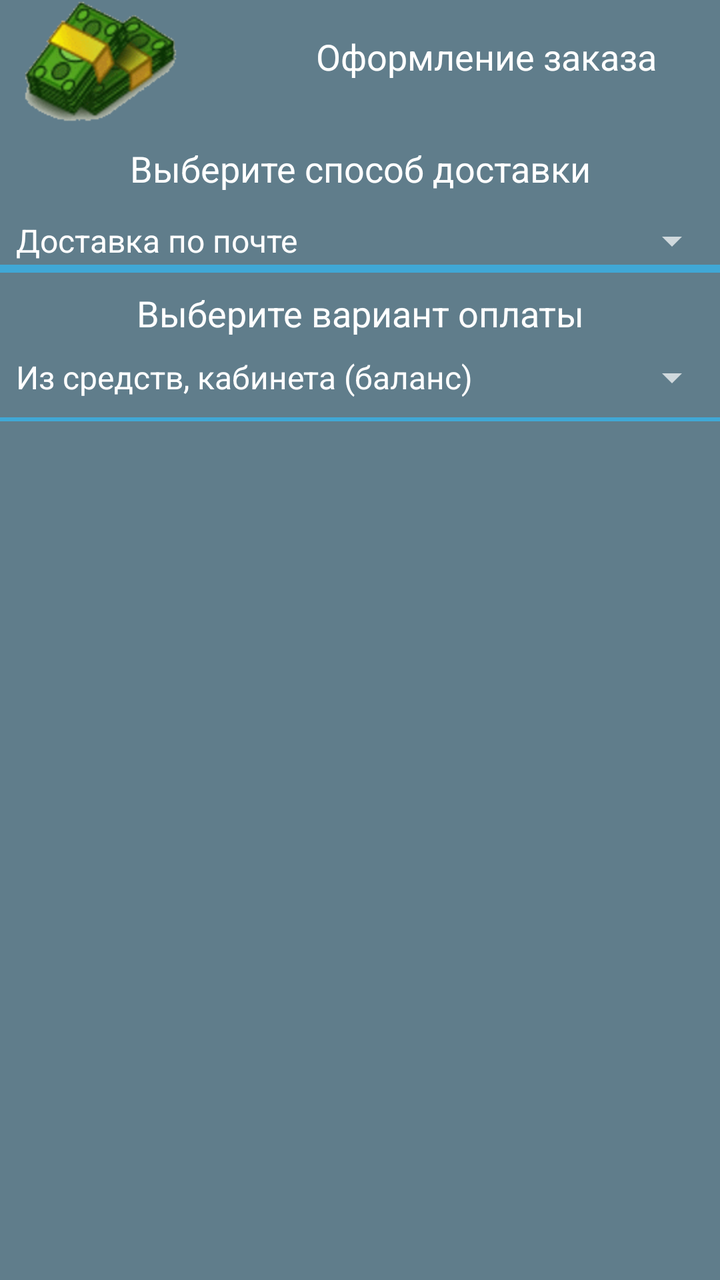
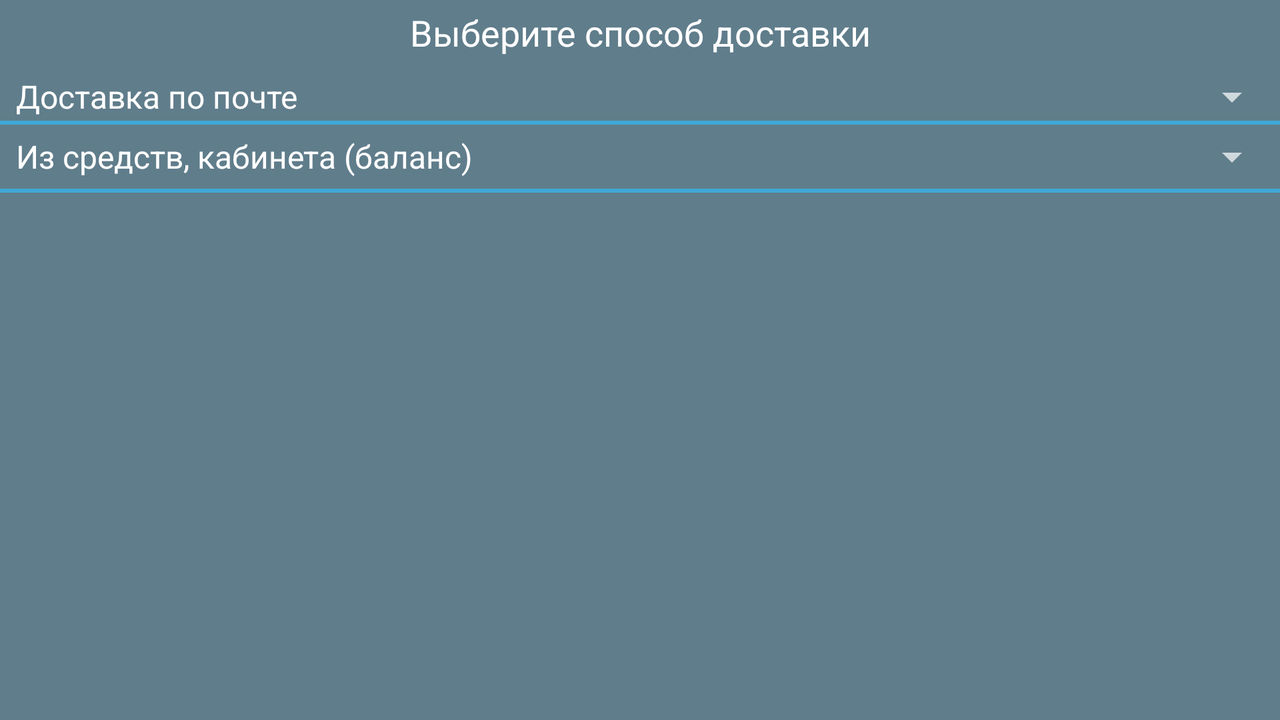

Compare how this app lays out the same screen by default and in its alternative resource folder. The renders come first, then the two layout files and the values they reference.
<!-- AndroidManifest.xml: application theme AppTheme -->
<!-- res/layout/dialog_fragment_cart_processing.xml -->
<?xml version="1.0" encoding="utf-8"?>
<LinearLayout xmlns:android="http://schemas.android.com/apk/res/android"
              android:layout_width="match_parent"
              android:layout_height="match_parent"
              android:background="@color/primary_color"
              android:orientation="vertical">

    <LinearLayout
        android:orientation="horizontal"
        android:layout_width="match_parent"
        android:layout_height="wrap_content">

        <ImageView
            android:id="@+id/dialog_fragment_cart_processing__image"
            android:layout_width="wrap_content"
            android:layout_height="64dp"
            android:contentDescription="@string/app_name"
            android:scaleType="center"
            android:src="@drawable/money_cart"/>

        <TextView
            android:id="@+id/dialog_fragment_cart_processing_txtview_title"
            style="@android:style/TextAppearance.Medium"
            android:text="@string/cart_processing_title"
            android:layout_width="match_parent"
            android:layout_height="wrap_content"
            android:layout_marginBottom="@dimen/padding_small"
            android:layout_marginTop="@dimen/padding_large"
            android:gravity="center"
            />

    </LinearLayout>


    <TextView
        android:id="@+id/dialog_fragment_cart_processing_type_moved_title"
        style="@android:style/TextAppearance.Medium"
        android:text="@string/cart_processing_moved_title"
        android:layout_width="match_parent"
        android:layout_height="wrap_content"
        android:layout_marginBottom="@dimen/padding_small"
        android:layout_marginTop="@dimen/padding_medium"
        android:gravity="center"
        />

    <Spinner
        android:id="@+id/dialog_fragment_cart_processing_dostavka"
        android:layout_width="match_parent"
        android:layout_height="wrap_content"
        android:layout_marginTop="@dimen/padding_medium"
        android:entries="@array/cart_type_moved">
    </Spinner>

    <TextView
        android:layout_width="match_parent"
        android:layout_height="2dp"
        android:background="@color/form_border"/>


    <TextView
        android:id="@+id/dialog_fragment_cart_processing_address"
        style="@android:style/TextAppearance.Medium"
        android:layout_width="match_parent"
        android:layout_height="wrap_content"
        android:visibility="gone"
        android:layout_marginBottom="@dimen/padding_small"
        android:layout_marginTop="@dimen/padding_large"
        android:gravity="center"
        />

    <RadioGroup
        android:id="@+id/dialog_fragment_cart_processing_radiogruop"
        android:layout_width="match_parent"
        android:layout_height="wrap_content"
        android:background="@color/gradient_start"
        android:visibility="gone">

        <RadioButton
            android:id="@+id/dialog_fragment_cart_processing_address1"
            android:layout_marginTop="@dimen/padding_small"
            android:text="@string/point_dostavka_addr1"
            android:drawableRight="@drawable/moscow"
            android:layout_width="match_parent"
            android:layout_height="wrap_content"/>

        <TextView
            android:layout_width="match_parent"
            android:layout_height="2dp"
            android:background="@color/form_border"/>

        <RadioButton
            android:id="@+id/dialog_fragment_cart_processing_address2"
            android:layout_marginTop="@dimen/padding_medium"
            android:text="@string/point_dosavka_addr2"
            android:drawableRight="@drawable/saintpetersburg"
            android:layout_width="match_parent"
            android:layout_height="wrap_content"/>

    </RadioGroup>

    <EditText
        android:id="@+id/dialog_fragment_cart_processing_editTextMulti"
        android:layout_width="match_parent"
        android:layout_height="wrap_content"
        android:inputType="textMultiLine"
        android:background="@color/gradient_start"
        android:hint="@string/cart_processing_hint_adres"
        android:visibility="gone"
        android:lines="2"/>

    <TextView
        android:layout_width="match_parent"
        android:layout_height="2dp"
        android:background="@color/form_border"/>


    <TextView
        android:id="@+id/dialog_fragment_cart_processing_type_paying"
        style="@android:style/TextAppearance.Medium"
        android:text="@string/cart_type_paying_title"
        android:layout_width="match_parent"
        android:layout_height="wrap_content"
        android:layout_marginBottom="@dimen/padding_small"
        android:layout_marginTop="@dimen/padding_medium"
        android:gravity="center"
        />

    <Spinner
        android:id="@+id/dialog_fragment_cart_processing_paying"
        android:layout_marginTop="@dimen/padding_small"
        android:layout_marginBottom="@dimen/padding_medium"
        android:entries="@array/cart_type_paying"
        android:layout_width="match_parent"
        android:layout_height="wrap_content">

    </Spinner>

    <TextView
        android:layout_width="match_parent"
        android:layout_height="2dp"
        android:background="@color/form_border"/>


</LinearLayout>
<!-- resources referenced by this layout -->
<resources>
  <string-array name="cart_type_moved">
          <item>Доставка по почте</item>
          <item>Самовывоз</item>
      </string-array>
  <string-array name="cart_type_paying">
          <item>Из средств, кабинета (баланс)</item>
          <item>Наличными курьеру, при получении</item>
      </string-array>
  <color name="form_border">#40A8D6</color>
  <color name="gradient_start">#50000000</color>
  <color name="primary_color">#607D8B</color>
  <dimen name="padding_large">16dp</dimen>
  <dimen name="padding_medium">8dp</dimen>
  <dimen name="padding_small">4dp</dimen>
  <!-- drawable money_cart: png bitmap (drawable-hdpi, 6541 bytes) -->
  <!-- drawable moscow: png bitmap (drawable-hdpi, 2175 bytes) -->
  <!-- drawable saintpetersburg: png bitmap (drawable-hdpi, 2645 bytes) -->
  <string name="app_name">autoshop</string>
  <string name="cart_processing_hint_adres">Введите адрес</string>
  <string name="cart_processing_moved_title">Выберите способ доставки</string>
  <string name="cart_processing_title">Оформление заказа</string>
  <string name="cart_type_paying_title">Выберите вариант оплаты</string>
  <string name="point_dosavka_addr2">Санкт-Петербург, Петроградская набережная, 36, лит.А.</string>
  <string name="point_dostavka_addr1">Москва, ул. Образцова, 31, стр. 3</string>
  <style name="AppTheme" parent="Theme.AppCompat.NoActionBar">
          <item name="android:fitsSystemWindows">true</item>
          <item name="android:windowActionBarOverlay">true</item>
          <item name="android:windowContentOverlay">@null</item>
  
          <item name="windowActionBar">false</item>
          <item name="android:windowNoTitle">true</item>
          <item name="colorPrimary">@color/primary_color</item>
          <item name="colorPrimaryDark">@color/dark_primary_color</item>
          <item name="colorAccent">@color/accent_color</item>
  
          <item name="material_drawer_background">@color/drawer_background_color</item>
          <item name="material_drawer_primary_icon">@color/text_and_icon_color</item>
          <item name="material_drawer_primary_text">@color/text_and_icon_color</item>
          <item name="material_drawer_secondary_text">@color/text_and_icon_color</item>
          <item name="material_drawer_hint_text">@color/accent_color</item>
          <item name="material_drawer_divider">@color/drawer_divider_color</item>
          <item name="material_drawer_selected">@color/drawer_item_selected_color</item>
          <item name="material_drawer_selected_text">@color/accent_color</item>
          <item name="material_drawer_header_selection_text">@color/text_and_icon_color</item>
  
  
      </style>
  <color name="dark_primary_color">#455A64</color>
  <color name="accent_color">#76ac3b</color>
  <color name="drawer_background_color">#263238</color>
  <color name="text_and_icon_color">#FFFFFF</color>
  <color name="drawer_divider_color">#455A64</color>
  <color name="drawer_item_selected_color">#37474F</color>
</resources>
<!-- res/layout-land/dialog_fragment_cart_processing.xml (the author's variant of the layout above) -->
<!-- drawn on the phone turned sideways -->
<?xml version="1.0" encoding="utf-8"?>
<LinearLayout xmlns:android="http://schemas.android.com/apk/res/android"
              android:layout_width="match_parent"
              android:layout_height="match_parent"
              android:background="@color/primary_color"
              android:orientation="vertical">

    <TextView
        android:id="@+id/dialog_fragment_cart_processing_type_moved_title"
        style="@android:style/TextAppearance.Medium"
        android:text="@string/cart_processing_moved_title"
        android:layout_width="match_parent"
        android:layout_height="wrap_content"
        android:layout_marginBottom="@dimen/padding_small"
        android:layout_marginTop="@dimen/padding_small"
        android:gravity="center"
        />

    <Spinner
        android:id="@+id/dialog_fragment_cart_processing_dostavka"
        android:layout_width="match_parent"
        android:layout_height="wrap_content"
        android:popupBackground="@color/hint"
        android:layout_marginTop="@dimen/padding_small"
        android:entries="@array/cart_type_moved">
    </Spinner>

    <TextView
        android:layout_width="match_parent"
        android:layout_height="2dp"
        android:background="@color/form_border"/>


    <TextView
        android:id="@+id/dialog_fragment_cart_processing_address"
        style="@android:style/TextAppearance.Medium"
        android:layout_width="match_parent"
        android:layout_height="wrap_content"
        android:visibility="gone"
        android:layout_marginBottom="@dimen/padding_small"
        android:layout_marginTop="@dimen/padding_large"
        android:gravity="center"
        />

    <RadioGroup
        android:id="@+id/dialog_fragment_cart_processing_radiogruop"
        android:layout_width="match_parent"
        android:layout_height="wrap_content"
        android:background="@color/gradient_start"
        android:layout_marginTop="@dimen/padding_large"
        android:visibility="gone">

        <RadioButton
            android:id="@+id/dialog_fragment_cart_processing_address1"
            android:layout_marginTop="@dimen/padding_medium"
            android:text="@string/point_dostavka_addr1"
            android:drawableRight="@drawable/moscow"
            android:layout_width="match_parent"
            android:layout_height="wrap_content"/>

        <TextView
            android:layout_width="match_parent"
            android:layout_height="2dp"
            android:background="@color/form_border"/>

        <RadioButton
            android:id="@+id/dialog_fragment_cart_processing_address2"
            android:layout_marginTop="@dimen/padding_medium"
            android:text="@string/point_dosavka_addr2"
            android:drawableRight="@drawable/saintpetersburg"
            android:layout_width="match_parent"
            android:layout_height="wrap_content"/>

    </RadioGroup>

    <EditText
        android:id="@+id/dialog_fragment_cart_processing_editTextMulti"
        android:layout_width="match_parent"
        android:layout_height="wrap_content"
        android:inputType="textMultiLine"
        android:background="@color/gradient_start"
        android:hint="@string/cart_processing_hint_adres"
        android:visibility="gone"
        android:lines="2"/>

    <Spinner
        android:id="@+id/dialog_fragment_cart_processing_paying"
        android:layout_marginTop="@dimen/padding_small"
        android:layout_marginBottom="@dimen/padding_small"
        android:entries="@array/cart_type_paying"
        android:layout_width="match_parent"
        android:layout_height="wrap_content">

    </Spinner>

    <TextView
        android:layout_width="match_parent"
        android:layout_height="2dp"
        android:background="@color/form_border"/>

</LinearLayout>
<!-- resources referenced by the variant -->
<!-- as the phone turned sideways resolves them -->
<resources>
  <string-array name="cart_type_moved">
          <item>Доставка по почте</item>
          <item>Самовывоз</item>
      </string-array>
  <string-array name="cart_type_paying">
          <item>Из средств, кабинета (баланс)</item>
          <item>Наличными курьеру, при получении</item>
      </string-array>
  <color name="form_border">#40A8D6</color>
  <color name="gradient_start">#50000000</color>
  <color name="hint">#767676</color>
  <color name="primary_color">#607D8B</color>
  <dimen name="padding_large">16dp</dimen>
  <dimen name="padding_medium">8dp</dimen>
  <dimen name="padding_small">4dp</dimen>
  <!-- drawable moscow: png bitmap (drawable-hdpi, 2175 bytes) -->
  <!-- drawable saintpetersburg: png bitmap (drawable-hdpi, 2645 bytes) -->
  <string name="cart_processing_hint_adres">Введите адрес</string>
  <string name="cart_processing_moved_title">Выберите способ доставки</string>
  <string name="point_dosavka_addr2">Санкт-Петербург, Петроградская набережная, 36, лит.А.</string>
  <string name="point_dostavka_addr1">Москва, ул. Образцова, 31, стр. 3</string>
  <style name="AppTheme" parent="Theme.AppCompat.NoActionBar">
          <item name="android:fitsSystemWindows">true</item>
          <item name="android:windowActionBarOverlay">true</item>
          <item name="android:windowContentOverlay">@null</item>
  
          <item name="windowActionBar">false</item>
          <item name="android:windowNoTitle">true</item>
          <item name="colorPrimary">@color/primary_color</item>
          <item name="colorPrimaryDark">@color/dark_primary_color</item>
          <item name="colorAccent">@color/accent_color</item>
  
          <item name="material_drawer_background">@color/drawer_background_color</item>
          <item name="material_drawer_primary_icon">@color/text_and_icon_color</item>
          <item name="material_drawer_primary_text">@color/text_and_icon_color</item>
          <item name="material_drawer_secondary_text">@color/text_and_icon_color</item>
          <item name="material_drawer_hint_text">@color/accent_color</item>
          <item name="material_drawer_divider">@color/drawer_divider_color</item>
          <item name="material_drawer_selected">@color/drawer_item_selected_color</item>
          <item name="material_drawer_selected_text">@color/accent_color</item>
          <item name="material_drawer_header_selection_text">@color/text_and_icon_color</item>
  
  
      </style>
  <color name="dark_primary_color">#455A64</color>
  <color name="accent_color">#76ac3b</color>
  <color name="drawer_background_color">#263238</color>
  <color name="text_and_icon_color">#FFFFFF</color>
  <color name="drawer_divider_color">#455A64</color>
  <color name="drawer_item_selected_color">#37474F</color>
</resources>
